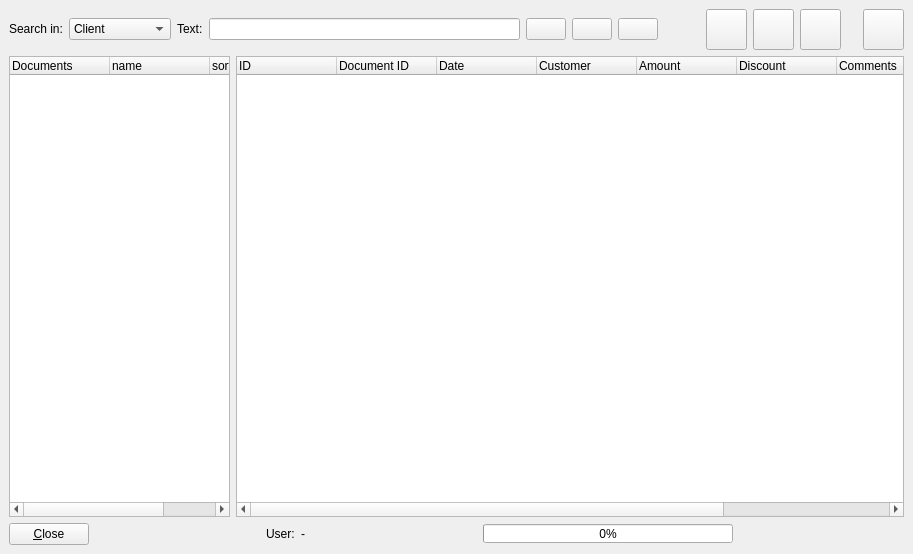
<ui version="4.0" >
 <class>docopenfrm</class>
 <widget class="QWidget" name="docopenfrm" >
  <property name="geometry" >
   <rect>
    <x>0</x>
    <y>0</y>
    <width>913</width>
    <height>554</height>
   </rect>
  </property>
  <property name="windowTitle" >
   <string>Open document...</string>
  </property>
  <property name="windowIcon" >
   <iconset resource="first.qrc" >:/images/images/wordprocessing.png</iconset>
  </property>
  <layout class="QGridLayout" >
   <property name="margin" >
    <number>9</number>
   </property>
   <property name="spacing" >
    <number>6</number>
   </property>
   <item row="2" column="0" colspan="2" >
    <layout class="QHBoxLayout" >
     <property name="margin" >
      <number>0</number>
     </property>
     <property name="spacing" >
      <number>6</number>
     </property>
     <item>
      <widget class="QPushButton" name="btnclose" >
       <property name="text" >
        <string>&amp;Close</string>
       </property>
      </widget>
     </item>
     <item>
      <spacer>
       <property name="orientation" >
        <enum>Qt::Horizontal</enum>
       </property>
       <property name="sizeHint" >
        <size>
         <width>40</width>
         <height>20</height>
        </size>
       </property>
      </spacer>
     </item>
     <item>
      <widget class="QLabel" name="label_3" >
       <property name="text" >
        <string>User:</string>
       </property>
      </widget>
     </item>
     <item>
      <widget class="QLabel" name="lbluser" >
       <property name="text" >
        <string>-</string>
       </property>
      </widget>
     </item>
     <item>
      <spacer>
       <property name="orientation" >
        <enum>Qt::Horizontal</enum>
       </property>
       <property name="sizeHint" >
        <size>
         <width>40</width>
         <height>20</height>
        </size>
       </property>
      </spacer>
     </item>
     <item>
      <widget class="QProgressBar" name="progbar" >
       <property name="minimumSize" >
        <size>
         <width>250</width>
         <height>19</height>
        </size>
       </property>
       <property name="maximumSize" >
        <size>
         <width>250</width>
         <height>19</height>
        </size>
       </property>
       <property name="value" >
        <number>0</number>
       </property>
       <property name="orientation" >
        <enum>Qt::Horizontal</enum>
       </property>
      </widget>
     </item>
     <item>
      <spacer>
       <property name="orientation" >
        <enum>Qt::Horizontal</enum>
       </property>
       <property name="sizeHint" >
        <size>
         <width>71</width>
         <height>20</height>
        </size>
       </property>
      </spacer>
     </item>
    </layout>
   </item>
   <item row="1" column="1" >
    <widget class="QTreeWidget" name="treemain" >
     <column>
      <property name="text" >
       <string>ID</string>
      </property>
     </column>
     <column>
      <property name="text" >
       <string>Document ID</string>
      </property>
     </column>
     <column>
      <property name="text" >
       <string>Date</string>
      </property>
     </column>
     <column>
      <property name="text" >
       <string>Customer</string>
      </property>
     </column>
     <column>
      <property name="text" >
       <string>Amount</string>
      </property>
     </column>
     <column>
      <property name="text" >
       <string>Discount</string>
      </property>
     </column>
     <column>
      <property name="text" >
       <string>Comments</string>
      </property>
     </column>
     <column>
      <property name="text" >
       <string>ClientID</string>
      </property>
     </column>
     <column>
      <property name="text" >
       <string>ClientAddr</string>
      </property>
     </column>
    </widget>
   </item>
   <item row="1" column="0" >
    <widget class="QTreeWidget" name="treeindex" >
     <property name="maximumSize" >
      <size>
       <width>221</width>
       <height>16777215</height>
      </size>
     </property>
     <column>
      <property name="text" >
       <string>Documents</string>
      </property>
     </column>
     <column>
      <property name="text" >
       <string>name</string>
      </property>
     </column>
     <column>
      <property name="text" >
       <string>sort</string>
      </property>
     </column>
    </widget>
   </item>
   <item row="0" column="0" colspan="2" >
    <layout class="QGridLayout" >
     <property name="margin" >
      <number>0</number>
     </property>
     <property name="spacing" >
      <number>6</number>
     </property>
     <item row="0" column="1" >
      <spacer>
       <property name="orientation" >
        <enum>Qt::Horizontal</enum>
       </property>
       <property name="sizeType" >
        <enum>QSizePolicy::Preferred</enum>
       </property>
       <property name="sizeHint" >
        <size>
         <width>42</width>
         <height>20</height>
        </size>
       </property>
      </spacer>
     </item>
     <item row="0" column="0" >
      <layout class="QGridLayout" >
       <property name="margin" >
        <number>0</number>
       </property>
       <property name="spacing" >
        <number>6</number>
       </property>
       <item row="0" column="6" >
        <widget class="QPushButton" name="btnclearsearch" >
         <property name="text" >
          <string/>
         </property>
         <property name="icon" >
          <iconset resource="first.qrc" >:/images/images/kill.png</iconset>
         </property>
        </widget>
       </item>
       <item row="0" column="2" >
        <widget class="QLabel" name="label_2" >
         <property name="text" >
          <string>Text:</string>
         </property>
        </widget>
       </item>
       <item row="0" column="3" >
        <widget class="QLineEdit" name="txtsearch" >
         <property name="minimumSize" >
          <size>
           <width>0</width>
           <height>22</height>
          </size>
         </property>
         <property name="maximumSize" >
          <size>
           <width>16777215</width>
           <height>22</height>
          </size>
         </property>
        </widget>
       </item>
       <item row="0" column="5" >
        <widget class="QPushButton" name="btnsearch" >
         <property name="text" >
          <string/>
         </property>
         <property name="icon" >
          <iconset resource="first.qrc" >:/images/images/viewmag2.png</iconset>
         </property>
        </widget>
       </item>
       <item row="0" column="4" >
        <widget class="QPushButton" name="btnaddr" >
         <property name="text" >
          <string/>
         </property>
         <property name="icon" >
          <iconset resource="first.qrc" >:/images/images/contents.png</iconset>
         </property>
        </widget>
       </item>
       <item row="0" column="1" >
        <widget class="QComboBox" name="cmbsearchrow" >
         <item>
          <property name="text" >
           <string>Client</string>
          </property>
         </item>
         <item>
          <property name="text" >
           <string>Document-ID</string>
          </property>
         </item>
         <item>
          <property name="text" >
           <string>Date</string>
          </property>
         </item>
         <item>
          <property name="text" >
           <string>Positions</string>
          </property>
         </item>
         <item>
          <property name="text" >
           <string>Comments</string>
          </property>
         </item>
        </widget>
       </item>
       <item row="0" column="0" >
        <widget class="QLabel" name="label" >
         <property name="text" >
          <string>Search in:</string>
         </property>
        </widget>
       </item>
      </layout>
     </item>
     <item row="0" column="2" >
      <layout class="QGridLayout" >
       <property name="margin" >
        <number>0</number>
       </property>
       <property name="spacing" >
        <number>6</number>
       </property>
       <item row="0" column="4" >
        <widget class="QPushButton" name="btnprint" >
         <property name="minimumSize" >
          <size>
           <width>41</width>
           <height>41</height>
          </size>
         </property>
         <property name="maximumSize" >
          <size>
           <width>41</width>
           <height>41</height>
          </size>
         </property>
         <property name="text" >
          <string/>
         </property>
         <property name="icon" >
          <iconset resource="first.qrc" >:/images/images/fileprint.png</iconset>
         </property>
         <property name="iconSize" >
          <size>
           <width>32</width>
           <height>32</height>
          </size>
         </property>
        </widget>
       </item>
       <item row="0" column="3" >
        <spacer>
         <property name="orientation" >
          <enum>Qt::Horizontal</enum>
         </property>
         <property name="sizeType" >
          <enum>QSizePolicy::Fixed</enum>
         </property>
         <property name="sizeHint" >
          <size>
           <width>16</width>
           <height>20</height>
          </size>
         </property>
        </spacer>
       </item>
       <item row="0" column="1" >
        <widget class="QPushButton" name="btnedit" >
         <property name="minimumSize" >
          <size>
           <width>41</width>
           <height>41</height>
          </size>
         </property>
         <property name="maximumSize" >
          <size>
           <width>41</width>
           <height>41</height>
          </size>
         </property>
         <property name="text" >
          <string/>
         </property>
         <property name="icon" >
          <iconset resource="first.qrc" >:/images/images/kfind.png</iconset>
         </property>
         <property name="iconSize" >
          <size>
           <width>32</width>
           <height>32</height>
          </size>
         </property>
        </widget>
       </item>
       <item row="0" column="0" >
        <widget class="QPushButton" name="btnnew" >
         <property name="minimumSize" >
          <size>
           <width>41</width>
           <height>41</height>
          </size>
         </property>
         <property name="maximumSize" >
          <size>
           <width>41</width>
           <height>41</height>
          </size>
         </property>
         <property name="text" >
          <string/>
         </property>
         <property name="icon" >
          <iconset resource="first.qrc" >:/images/images/filenew.png</iconset>
         </property>
         <property name="iconSize" >
          <size>
           <width>32</width>
           <height>32</height>
          </size>
         </property>
        </widget>
       </item>
       <item row="0" column="2" >
        <widget class="QPushButton" name="btndelete" >
         <property name="minimumSize" >
          <size>
           <width>41</width>
           <height>41</height>
          </size>
         </property>
         <property name="maximumSize" >
          <size>
           <width>41</width>
           <height>41</height>
          </size>
         </property>
         <property name="text" >
          <string/>
         </property>
         <property name="icon" >
          <iconset resource="first.qrc" >:/images/images/editdelete.png</iconset>
         </property>
         <property name="iconSize" >
          <size>
           <width>32</width>
           <height>32</height>
          </size>
         </property>
        </widget>
       </item>
      </layout>
     </item>
    </layout>
   </item>
  </layout>
 </widget>
 <resources>
  <include location="first.qrc" />
 </resources>
 <connections>
  <connection>
   <sender>btnclose</sender>
   <signal>released()</signal>
   <receiver>docopenfrm</receiver>
   <slot>close()</slot>
   <hints>
    <hint type="sourcelabel" >
     <x>47</x>
     <y>530</y>
    </hint>
    <hint type="destinationlabel" >
     <x>456</x>
     <y>276</y>
    </hint>
   </hints>
  </connection>
 </connections>
</ui>
